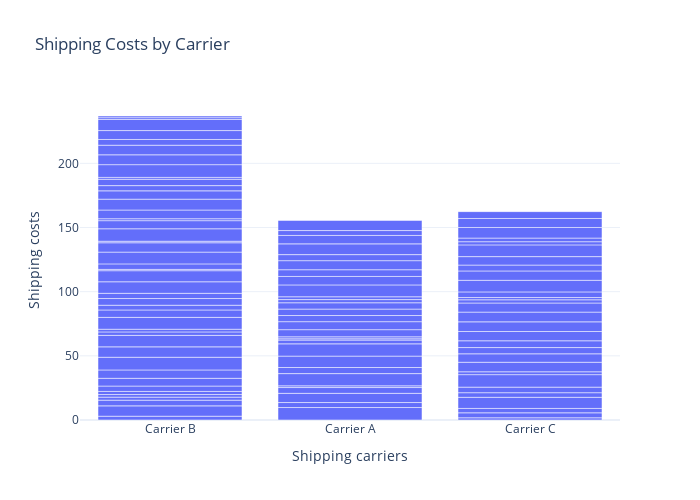

Notebook cell for this chart:
### Markdown cell above
-----Cost Analysis------

### Code cell
fig = px.bar(df, x='Shipping carriers',y='Shipping costs',title='Shipping Costs by Carrier')
fig.update_layout(width=700, height=500)
fig.show()

### Figure 1 — Plotly figure (JSON) as saved in the notebook; plotly's stock layout.template omitted (floating-point values rounded to 4 significant figures)
{"data": [{"alignmentgroup": "True", "hovertemplate": "Shipping carriers=%{x}<br>Shipping costs=%{y}<extra></extra>", "legendgroup": "", "marker": {"color": "#636efa", "pattern": {"shape": ""}}, "name": "", "offsetgroup": "", "orientation": "v", "showlegend": false, "textposition": "auto", "type": "bar", "x": ["Carrier B", "Carrier A", "Carrier B", "Carrier C", "Carrier A", "Carrier B", "Carrier C", "Carrier B", "Carrier C", "Carrier A", "Carrier C", "Carrier A", "Carrier A", "Carrier A", "Carrier B", "Carrier B", "Carrier B", "Carrier C", "Carrier C", "Carrier A", "Carrier A", "Carrier B", "Carrier A", "Carrier A", "Carrier C", "Carrier C", "Carrier B", "Carrier C", "Carrier B", "Carrier B", "Carrier B", "Carrier B", "Carrier C", "Carrier C", "Carrier A", "Carrier C", "Carrier B", "Carrier A", "Carrier B", "Carrier A", "Carrier C", "Carrier B", "Carrier C", "Carrier B", "Carrier C", "Carrier B", "Carrier B", "Carrier B", "Carrier C", "Carrier C", "Carrier A", "Carrier A", "Carrier B", "Carrier B", "Carrier B", "Carrier A", "Carrier C", "Carrier B", "Carrier A", "Carrier B", "Carrier C", "Carrier C", "Carrier C", "Carrier A", "Carrier C", "Carrier C", "Carrier A", "Carrier C", "Carrier B", "Carrier B", "Carrier B", "Carrier A", "Carrier A", "Carrier B", "Carrier A", "Carrier C", "Carrier A", "Carrier B", "Carrier B", "Carrier B", "Carrier C", "Carrier B", "Carrier A", "Carrier B", "Carrier A", "Carrier C", "Carrier B", "Carrier A", "Carrier A", "Carrier B", "Carrier B", "Carrier B", "Carrier B", "Carrier C", "Carrier B", "Carrier B", "Carrier C", "Carrier A", "Carrier B", "Carrier B"], "xaxis": "x", "y": [2.957, 9.717, 8.054, 1.73, 3.891, 4.444, 3.881, 2.348, 3.405, 7.167, 8.673, 4.524, 1.325, 9.537, 2.04, 2.422, 4.191, 3.585, 4.339, 4.743, 8.878, 6.038, 9.568, 2.925, 9.741, 2.231, 6.508, 7.407, 9.898, 8.101, 8.955, 2.68, 6.599, 4.858, 1.019, 5.288, 2.108, 1.533, 9.236, 5.563, 7.23, 5.773, 7.526, 3.694, 7.577, 5.215, 4.071, 8.979, 7.096, 2.506, 6.248, 4.783, 8.631, 1.013, 4.305, 5.014, 1.774, 9.161, 4.938, 7.294, 4.381, 9.03, 7.292, 2.458, 4.585, 6.581, 2.216, 9.148, 1.194, 9.705, 6.316, 9.228, 6.6, 1.513, 5.238, 2.474, 7.055, 6.781, 8.467, 6.496, 2.833, 4.066, 4.708, 4.95, 8.382, 8.249, 1.454, 6.576, 3.801, 9.93, 7.674, 7.472, 4.47, 7.006, 6.943, 8.63, 5.353, 7.905, 1.41, 1.311], "yaxis": "y"}], "layout": {"barmode": "relative", "height": 500, "legend": {"tracegroupgap": 0}, "title": {"text": "Shipping Costs by Carrier"}, "width": 700, "xaxis": {"anchor": "y", "domain": [0, 1], "title": {"text": "Shipping carriers"}}, "yaxis": {"anchor": "x", "domain": [0, 1], "title": {"text": "Shipping costs"}}}}
